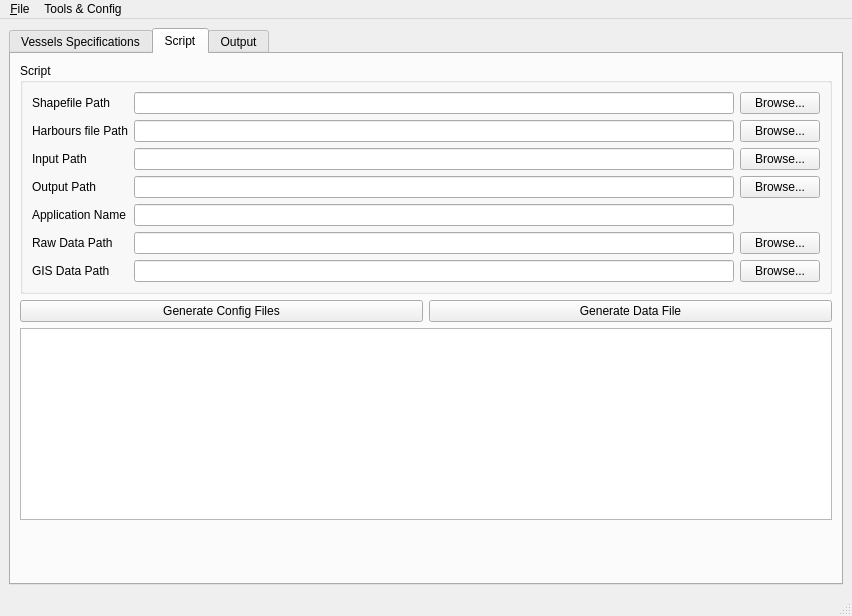
<?xml version="1.0" encoding="UTF-8"?>
<ui version="4.0">
 <class>VesselEditorMainWindow</class>
 <widget class="QMainWindow" name="VesselEditorMainWindow">
  <property name="geometry">
   <rect>
    <x>0</x>
    <y>0</y>
    <width>852</width>
    <height>616</height>
   </rect>
  </property>
  <property name="windowTitle">
   <string>Vessels Editor</string>
  </property>
  <widget class="QWidget" name="centralwidget">
   <layout class="QVBoxLayout" name="verticalLayout">
    <item>
     <widget class="QTabWidget" name="tabWidget">
      <property name="currentIndex">
       <number>1</number>
      </property>
      <widget class="QWidget" name="tabVessels">
       <attribute name="title">
        <string>Vessels Specifications</string>
       </attribute>
       <layout class="QVBoxLayout" name="verticalLayout_2">
        <item>
         <widget class="QTableView" name="tableView"/>
        </item>
        <item>
         <widget class="QGroupBox" name="groupBox">
          <property name="title">
           <string>Filter</string>
          </property>
          <layout class="QHBoxLayout" name="horizontalLayout">
           <item>
            <widget class="QLabel" name="label">
             <property name="text">
              <string>Region:</string>
             </property>
            </widget>
           </item>
           <item>
            <widget class="QComboBox" name="comboBox"/>
           </item>
           <item>
            <spacer name="horizontalSpacer">
             <property name="orientation">
              <enum>Qt::Horizontal</enum>
             </property>
             <property name="sizeHint" stdset="0">
              <size>
               <width>651</width>
               <height>20</height>
              </size>
             </property>
            </spacer>
           </item>
          </layout>
         </widget>
        </item>
       </layout>
      </widget>
      <widget class="QWidget" name="tabConfig">
       <attribute name="title">
        <string>Script</string>
       </attribute>
       <layout class="QVBoxLayout" name="verticalLayout_3">
        <item>
         <widget class="QGroupBox" name="groupBox_2">
          <property name="title">
           <string>Script</string>
          </property>
          <layout class="QGridLayout" name="gridLayout">
           <item row="6" column="0">
            <widget class="QLabel" name="label_8">
             <property name="text">
              <string>GIS Data Path</string>
             </property>
            </widget>
           </item>
           <item row="5" column="0">
            <widget class="QLabel" name="label_7">
             <property name="text">
              <string>Raw Data Path</string>
             </property>
            </widget>
           </item>
           <item row="6" column="1">
            <widget class="QLineEdit" name="gisPath"/>
           </item>
           <item row="0" column="1">
            <widget class="QLineEdit" name="shapefilePath"/>
           </item>
           <item row="4" column="1">
            <widget class="QLineEdit" name="applicationName"/>
           </item>
           <item row="3" column="1">
            <widget class="QLineEdit" name="outputPath"/>
           </item>
           <item row="3" column="0">
            <widget class="QLabel" name="label_5">
             <property name="text">
              <string>Output Path</string>
             </property>
            </widget>
           </item>
           <item row="3" column="3">
            <widget class="QPushButton" name="browseOutputPath">
             <property name="text">
              <string>Browse...</string>
             </property>
            </widget>
           </item>
           <item row="1" column="0">
            <widget class="QLabel" name="label_2">
             <property name="text">
              <string>Harbours file Path</string>
             </property>
            </widget>
           </item>
           <item row="0" column="0">
            <widget class="QLabel" name="label_6">
             <property name="text">
              <string>Shapefile Path</string>
             </property>
            </widget>
           </item>
           <item row="1" column="3">
            <widget class="QPushButton" name="browseHarboursPath">
             <property name="text">
              <string>Browse...</string>
             </property>
            </widget>
           </item>
           <item row="1" column="1">
            <widget class="QLineEdit" name="harbourFilePath"/>
           </item>
           <item row="2" column="0">
            <widget class="QLabel" name="label_9">
             <property name="text">
              <string>Input Path</string>
             </property>
            </widget>
           </item>
           <item row="2" column="1">
            <widget class="QLineEdit" name="inputPath"/>
           </item>
           <item row="5" column="1">
            <widget class="QLineEdit" name="rawPath"/>
           </item>
           <item row="0" column="3">
            <widget class="QPushButton" name="browseShapefilePath">
             <property name="text">
              <string>Browse...</string>
             </property>
            </widget>
           </item>
           <item row="4" column="0">
            <widget class="QLabel" name="label_3">
             <property name="text">
              <string>Application Name</string>
             </property>
            </widget>
           </item>
           <item row="2" column="3">
            <widget class="QPushButton" name="browseInputPath">
             <property name="text">
              <string>Browse...</string>
             </property>
            </widget>
           </item>
           <item row="5" column="3">
            <widget class="QPushButton" name="browseRawPath">
             <property name="text">
              <string>Browse...</string>
             </property>
            </widget>
           </item>
           <item row="6" column="3">
            <widget class="QPushButton" name="browseGISPath">
             <property name="text">
              <string>Browse...</string>
             </property>
            </widget>
           </item>
          </layout>
         </widget>
        </item>
        <item>
         <layout class="QHBoxLayout" name="horizontalLayout_2">
          <item>
           <widget class="QPushButton" name="genConfig">
            <property name="text">
             <string>Generate Config Files</string>
            </property>
           </widget>
          </item>
          <item>
           <widget class="QPushButton" name="run">
            <property name="text">
             <string>Generate Data File</string>
            </property>
           </widget>
          </item>
         </layout>
        </item>
        <item>
         <widget class="QPlainTextEdit" name="log">
          <property name="readOnly">
           <bool>true</bool>
          </property>
         </widget>
        </item>
        <item>
         <spacer name="verticalSpacer">
          <property name="orientation">
           <enum>Qt::Vertical</enum>
          </property>
          <property name="sizeHint" stdset="0">
           <size>
            <width>20</width>
            <height>40</height>
           </size>
          </property>
         </spacer>
        </item>
       </layout>
      </widget>
      <widget class="QWidget" name="tabCustomize">
       <attribute name="title">
        <string>Output</string>
       </attribute>
       <layout class="QVBoxLayout" name="verticalLayout_5">
        <item>
         <widget class="QSplitter" name="splitter">
          <property name="orientation">
           <enum>Qt::Horizontal</enum>
          </property>
          <widget class="QWidget" name="widget" native="true">
           <layout class="QVBoxLayout" name="verticalLayout_4">
            <property name="spacing">
             <number>0</number>
            </property>
            <property name="leftMargin">
             <number>0</number>
            </property>
            <property name="topMargin">
             <number>0</number>
            </property>
            <property name="rightMargin">
             <number>0</number>
            </property>
            <property name="bottomMargin">
             <number>0</number>
            </property>
            <item>
             <widget class="QGroupBox" name="groupBox_3">
              <property name="title">
               <string>General</string>
              </property>
              <layout class="QGridLayout" name="gridLayout_2">
               <item row="0" column="0">
                <widget class="QLabel" name="label_4">
                 <property name="text">
                  <string>Graph Name</string>
                 </property>
                </widget>
               </item>
               <item row="1" column="0">
                <spacer name="verticalSpacer_2">
                 <property name="orientation">
                  <enum>Qt::Vertical</enum>
                 </property>
                 <property name="sizeHint" stdset="0">
                  <size>
                   <width>20</width>
                   <height>40</height>
                  </size>
                 </property>
                </spacer>
               </item>
               <item row="0" column="2">
                <widget class="QLineEdit" name="lineEdit_3"/>
               </item>
              </layout>
             </widget>
            </item>
           </layout>
          </widget>
          <widget class="QListView" name="listView"/>
         </widget>
        </item>
       </layout>
      </widget>
     </widget>
    </item>
   </layout>
  </widget>
  <widget class="QMenuBar" name="menubar">
   <property name="geometry">
    <rect>
     <x>0</x>
     <y>0</y>
     <width>852</width>
     <height>22</height>
    </rect>
   </property>
   <widget class="QMenu" name="menu_File">
    <property name="title">
     <string>&amp;File</string>
    </property>
    <addaction name="action_Load_Vessels_Spec"/>
    <addaction name="actionSave_Vessels_Spec"/>
    <addaction name="separator"/>
   </widget>
   <widget class="QMenu" name="menuUtils">
    <property name="title">
     <string>Tools &amp;&amp; Config</string>
    </property>
    <addaction name="actionRscript_location"/>
    <addaction name="actionScripts_location"/>
   </widget>
   <addaction name="menu_File"/>
   <addaction name="menuUtils"/>
  </widget>
  <widget class="QStatusBar" name="statusbar"/>
  <action name="action_Load_Vessels_Spec">
   <property name="text">
    <string>&amp;Load Vessels Spec...</string>
   </property>
  </action>
  <action name="actionSave_Vessels_Spec">
   <property name="text">
    <string>Save Vessels Spec...</string>
   </property>
  </action>
  <action name="actionRscript_location">
   <property name="text">
    <string>Rscript executable location...</string>
   </property>
  </action>
  <action name="actionScripts_location">
   <property name="text">
    <string>Scripts Selection...</string>
   </property>
   <property name="toolTip">
    <string>Customize the scripts selection.</string>
   </property>
  </action>
 </widget>
 <tabstops>
  <tabstop>tabWidget</tabstop>
  <tabstop>tableView</tabstop>
  <tabstop>comboBox</tabstop>
  <tabstop>shapefilePath</tabstop>
  <tabstop>browseShapefilePath</tabstop>
  <tabstop>harbourFilePath</tabstop>
  <tabstop>browseHarboursPath</tabstop>
  <tabstop>inputPath</tabstop>
  <tabstop>browseInputPath</tabstop>
  <tabstop>outputPath</tabstop>
  <tabstop>browseOutputPath</tabstop>
  <tabstop>applicationName</tabstop>
  <tabstop>rawPath</tabstop>
  <tabstop>browseRawPath</tabstop>
  <tabstop>gisPath</tabstop>
  <tabstop>browseGISPath</tabstop>
  <tabstop>genConfig</tabstop>
  <tabstop>run</tabstop>
  <tabstop>log</tabstop>
  <tabstop>lineEdit_3</tabstop>
  <tabstop>listView</tabstop>
 </tabstops>
 <resources/>
 <connections/>
</ui>
